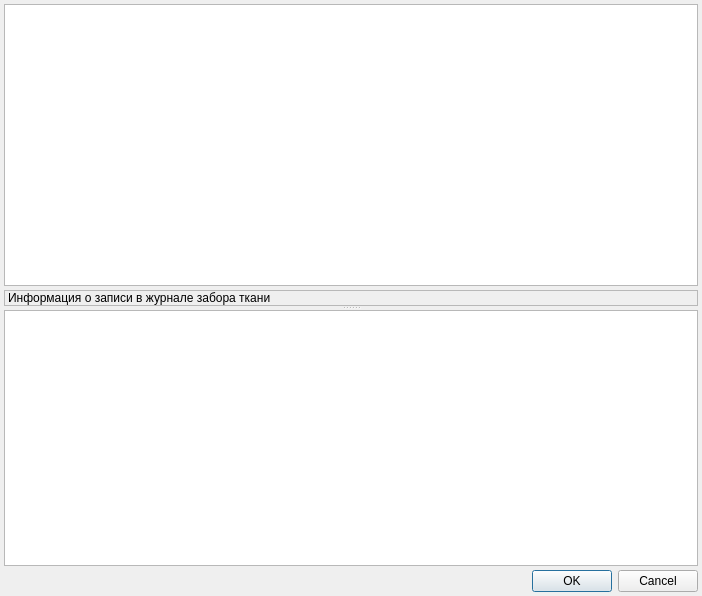
<?xml version="1.0" encoding="UTF-8"?>
<ui version="4.0">
 <class>ActionTableEditorDialog</class>
 <widget class="QDialog" name="ActionTableEditorDialog">
  <property name="geometry">
   <rect>
    <x>0</x>
    <y>0</y>
    <width>702</width>
    <height>596</height>
   </rect>
  </property>
  <property name="windowTitle">
   <string>Dialog</string>
  </property>
  <layout class="QGridLayout" name="gridLayout_2">
   <property name="margin">
    <number>4</number>
   </property>
   <property name="spacing">
    <number>4</number>
   </property>
   <item row="0" column="0">
    <widget class="QSplitter" name="splitter">
     <property name="orientation">
      <enum>Qt::Vertical</enum>
     </property>
     <property name="childrenCollapsible">
      <bool>false</bool>
     </property>
     <widget class="QWidget" name="pnlInfo" native="true">
      <layout class="QGridLayout" name="gridLayout">
       <property name="margin">
        <number>0</number>
       </property>
       <property name="spacing">
        <number>4</number>
       </property>
       <item row="0" column="0">
        <widget class="CTextBrowser" name="txtClientInfoBrowser"/>
       </item>
       <item row="1" column="0">
        <widget class="QLabel" name="lblTissueJournalRecordInfo">
         <property name="frameShape">
          <enum>QFrame::StyledPanel</enum>
         </property>
         <property name="frameShadow">
          <enum>QFrame::Sunken</enum>
         </property>
         <property name="text">
          <string>Информация о записи в журнале забора ткани</string>
         </property>
         <property name="wordWrap">
          <bool>true</bool>
         </property>
         <property name="margin">
          <number>0</number>
         </property>
        </widget>
       </item>
      </layout>
     </widget>
     <widget class="CActionEditorTableView" name="tblActions"/>
    </widget>
   </item>
   <item row="1" column="0">
    <widget class="QDialogButtonBox" name="buttonBox">
     <property name="orientation">
      <enum>Qt::Horizontal</enum>
     </property>
     <property name="standardButtons">
      <set>QDialogButtonBox::Cancel|QDialogButtonBox::Ok</set>
     </property>
    </widget>
   </item>
  </layout>
 </widget>
 <customwidgets>
  <customwidget>
   <class>CTextBrowser</class>
   <extends>QTextBrowser</extends>
   <header>library/TextBrowser.h</header>
  </customwidget>
  <customwidget>
   <class>CActionEditorTableView</class>
   <extends>QTableView</extends>
   <header>TissueJournal/TissueJournalModels.h</header>
  </customwidget>
 </customwidgets>
 <tabstops>
  <tabstop>txtClientInfoBrowser</tabstop>
  <tabstop>tblActions</tabstop>
  <tabstop>buttonBox</tabstop>
 </tabstops>
 <resources/>
 <connections>
  <connection>
   <sender>buttonBox</sender>
   <signal>accepted()</signal>
   <receiver>ActionTableEditorDialog</receiver>
   <slot>accept()</slot>
   <hints>
    <hint type="sourcelabel">
     <x>248</x>
     <y>254</y>
    </hint>
    <hint type="destinationlabel">
     <x>157</x>
     <y>274</y>
    </hint>
   </hints>
  </connection>
  <connection>
   <sender>buttonBox</sender>
   <signal>rejected()</signal>
   <receiver>ActionTableEditorDialog</receiver>
   <slot>reject()</slot>
   <hints>
    <hint type="sourcelabel">
     <x>316</x>
     <y>260</y>
    </hint>
    <hint type="destinationlabel">
     <x>286</x>
     <y>274</y>
    </hint>
   </hints>
  </connection>
 </connections>
</ui>
